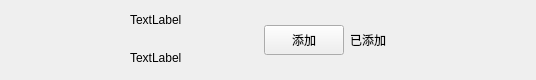
<?xml version="1.0" encoding="UTF-8"?>
<ui version="4.0">
 <class>ApplyFriendItem</class>
 <widget class="QWidget" name="ApplyFriendItem">
  <property name="geometry">
   <rect>
    <x>0</x>
    <y>0</y>
    <width>536</width>
    <height>80</height>
   </rect>
  </property>
  <property name="maximumSize">
   <size>
    <width>16777215</width>
    <height>80</height>
   </size>
  </property>
  <property name="windowTitle">
   <string>Form</string>
  </property>
  <layout class="QHBoxLayout" name="horizontalLayout">
   <property name="topMargin">
    <number>0</number>
   </property>
   <property name="rightMargin">
    <number>0</number>
   </property>
   <property name="bottomMargin">
    <number>0</number>
   </property>
   <item>
    <spacer name="horizontalSpacer">
     <property name="orientation">
      <enum>Qt::Orientation::Horizontal</enum>
     </property>
     <property name="sizeType">
      <enum>QSizePolicy::Policy::Fixed</enum>
     </property>
     <property name="sizeHint" stdset="0">
      <size>
       <width>50</width>
       <height>20</height>
      </size>
     </property>
    </spacer>
   </item>
   <item>
    <widget class="QLabel" name="icon_lb">
     <property name="minimumSize">
      <size>
       <width>45</width>
       <height>45</height>
      </size>
     </property>
     <property name="maximumSize">
      <size>
       <width>45</width>
       <height>45</height>
      </size>
     </property>
     <property name="text">
      <string/>
     </property>
    </widget>
   </item>
   <item>
    <widget class="QWidget" name="widget" native="true">
     <layout class="QHBoxLayout" name="horizontalLayout_2">
      <property name="topMargin">
       <number>1</number>
      </property>
      <property name="bottomMargin">
       <number>1</number>
      </property>
      <item>
       <widget class="QWidget" name="widget_2" native="true">
        <layout class="QVBoxLayout" name="verticalLayout">
         <property name="topMargin">
          <number>2</number>
         </property>
         <property name="bottomMargin">
          <number>2</number>
         </property>
         <item>
          <widget class="QLabel" name="user_name_lb">
           <property name="minimumSize">
            <size>
             <width>100</width>
             <height>30</height>
            </size>
           </property>
           <property name="maximumSize">
            <size>
             <width>200</width>
             <height>30</height>
            </size>
           </property>
           <property name="text">
            <string>TextLabel</string>
           </property>
          </widget>
         </item>
         <item>
          <widget class="QLabel" name="user_chat_lb">
           <property name="minimumSize">
            <size>
             <width>100</width>
             <height>30</height>
            </size>
           </property>
           <property name="maximumSize">
            <size>
             <width>200</width>
             <height>30</height>
            </size>
           </property>
           <property name="text">
            <string>TextLabel</string>
           </property>
          </widget>
         </item>
        </layout>
       </widget>
      </item>
      <item>
       <widget class="ClickedBtn" name="addBtn">
        <property name="minimumSize">
         <size>
          <width>80</width>
          <height>30</height>
         </size>
        </property>
        <property name="maximumSize">
         <size>
          <width>80</width>
          <height>30</height>
         </size>
        </property>
        <property name="baseSize">
         <size>
          <width>0</width>
          <height>0</height>
         </size>
        </property>
        <property name="text">
         <string>添加</string>
        </property>
       </widget>
      </item>
      <item>
       <widget class="QLabel" name="already_add_lb">
        <property name="minimumSize">
         <size>
          <width>40</width>
          <height>0</height>
         </size>
        </property>
        <property name="maximumSize">
         <size>
          <width>16777215</width>
          <height>16777215</height>
         </size>
        </property>
        <property name="text">
         <string>已添加</string>
        </property>
       </widget>
      </item>
      <item>
       <spacer name="horizontalSpacer_2">
        <property name="orientation">
         <enum>Qt::Orientation::Horizontal</enum>
        </property>
        <property name="sizeType">
         <enum>QSizePolicy::Policy::Fixed</enum>
        </property>
        <property name="sizeHint" stdset="0">
         <size>
          <width>40</width>
          <height>20</height>
         </size>
        </property>
       </spacer>
      </item>
     </layout>
    </widget>
   </item>
  </layout>
 </widget>
 <customwidgets>
  <customwidget>
   <class>ClickedBtn</class>
   <extends>QPushButton</extends>
   <header location="global">clickedbtn.h</header>
  </customwidget>
 </customwidgets>
 <resources/>
 <connections/>
</ui>
